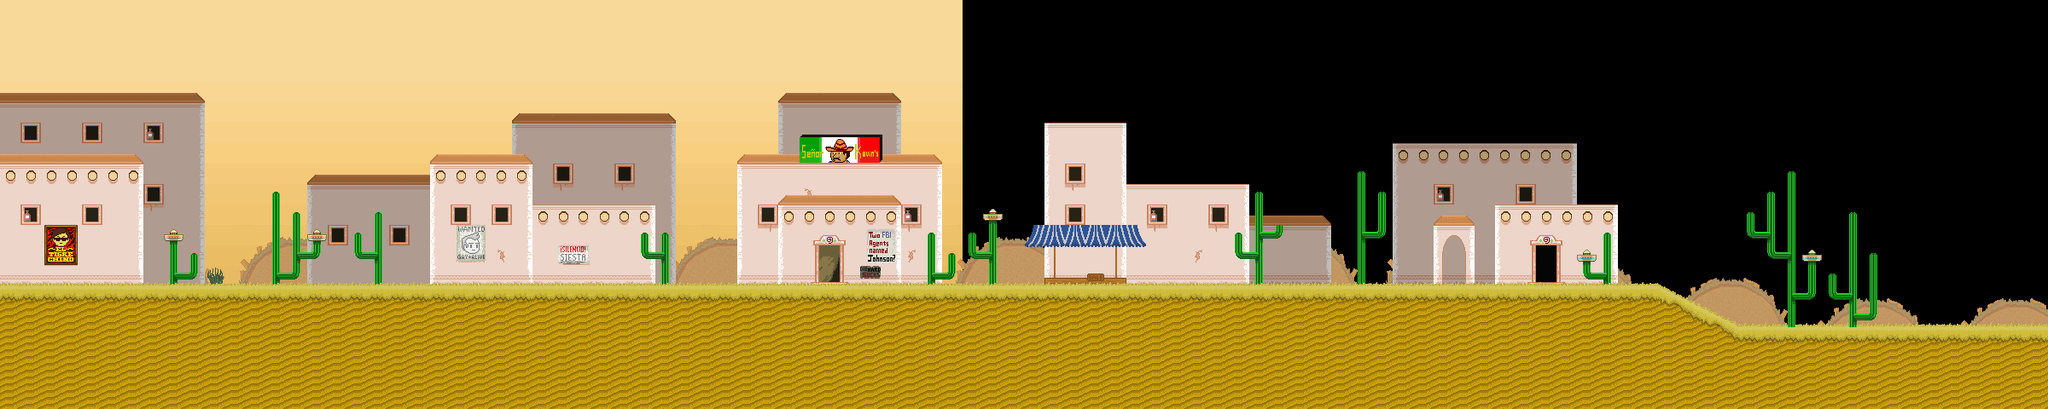

The image is a tile-based game level rendered from a .tmx file. Its description and source (layers, tilesets, objects; grid data summarised) follow:
An orthogonal 100x20 tile map with 24x24 px tiles, 8 tile layers (sky, tacos_bg, tacos, floor, ...) and 14 objects (3x door).

<map version="1.0" orientation="orthogonal" width="100" height="20" tilewidth="24" tileheight="24">
 <properties>
  <property name="offset" value="6" />
  <property name="soundtrack" value="valley" />
 </properties>
 <tileset firstgid="1" name="valley" tilewidth="24" tileheight="24">
  <image source="../images/tilesets/valley.png" width="288" height="2280" />
 </tileset>
 <layer name="sky" width="100" height="20">
  <properties>
   <property name="parallax" value="0" />
  </properties>
  <data>[2000 cells, 940 non-empty, 11 distinct tile ids]</data>
 </layer>
 <layer name="tacos_bg" width="100" height="20">
  <properties>
   <property name="parallax" value="0.3" />
  </properties>
  <data>[2000 cells, 843 non-empty, 35 distinct tile ids]</data>
 </layer>
 <layer name="tacos" width="100" height="20">
  <properties>
   <property name="parallax" value="0.33" />
  </properties>
  <data>[2000 cells, 503 non-empty, 35 distinct tile ids]</data>
 </layer>
 <layer name="floor" width="100" height="20">
  <data>[2000 cells, 665 non-empty, 7 distinct tile ids]</data>
 </layer>
 <layer name="buildings_bg" width="100" height="20">
  <data>[2000 cells, 319 non-empty, 13 distinct tile ids]</data>
 </layer>
 <layer name="buildings" width="100" height="20">
  <data>[2000 cells, 294 non-empty, 38 distinct tile ids]</data>
 </layer>
 <layer name="windows" width="100" height="20">
  <data>[2000 cells, 158 non-empty, 46 distinct tile ids]</data>
 </layer>
 <layer name="grass/roofs" width="100" height="20">
  <data>[2000 cells, 100 non-empty, 15 distinct tile ids]</data>
 </layer>
 <objectgroup color="#000000" name="nodes" width="100" height="20">
  <object name="main" type="door" x="24" y="288" width="48" height="48" />
  <object type="door" x="0" y="0" width="24" height="336">
   <properties>
    <property name="instant" value="true" />
    <property name="level" value="valley-2" />
    <property name="sound" value="false" />
    <property name="to" value="next" />
   </properties>
  </object>
  <object type="door" x="2376" y="48" width="24" height="336">
   <properties>
    <property name="instant" value="true" />
    <property name="level" value="valley-sandpits-entrance" />
    <property name="sound" value="false" />
    <property name="to" value="main" />
   </properties>
  </object>
 </objectgroup>
 <objectgroup color="#24a448" name="platform" width="100" height="20">
  <object x="0" y="336">
   <properties>
    <property name="drop" value="false" />
   </properties>
   <polygon points="0,0 1944,0 2040,48 2400,48 2400,144 0,144" />
  </object>
  <object x="504" y="192" width="120" height="24" />
  <object x="0" y="192" width="168" height="24" />
  <object x="624" y="240" width="144" height="24" />
  <object x="912" y="240" width="144" height="24" />
  <object x="864" y="192" width="240" height="24" />
  <object x="1224" y="144" width="96" height="24" />
  <object x="1320" y="216" width="144" height="24" />
  <object x="1212" y="265" width="120" height="12" />
  <object x="1680" y="264" width="48" height="24" />
  <object x="1752" y="240" width="144" height="24" />
 </objectgroup>
</map>
